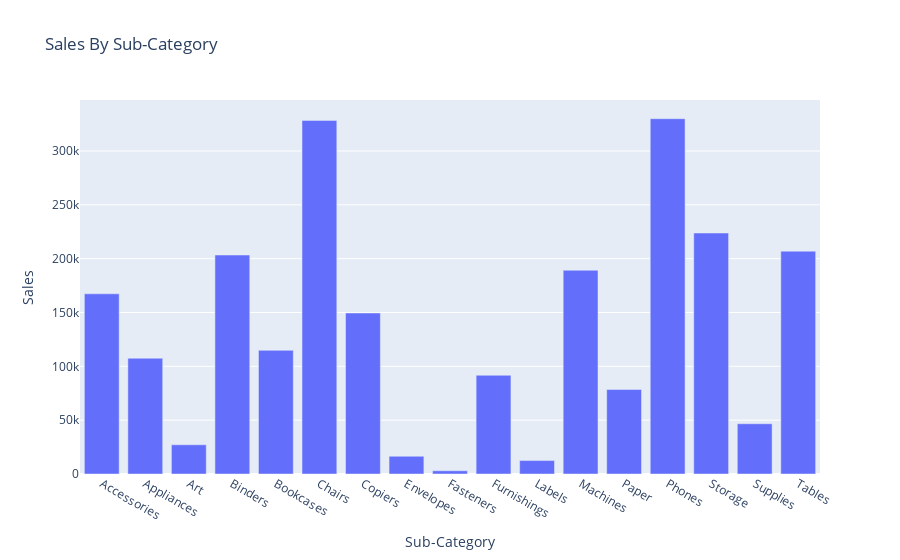

The notebook cell saved with this chart:
### Code cell
fig=px.bar(sales_by_subcategory,
           x='Sub-Category',
           y='Sales',
           title='Sales By Sub-Category')
fig.show()

### Figure 1 — Plotly figure (JSON) as saved in the notebook; plotly's stock layout.template omitted (floating-point values rounded to 4 significant figures)
{"data": [{"alignmentgroup": "True", "hovertemplate": "Sub-Category=%{x}<br>Sales=%{y}<extra></extra>", "legendgroup": "", "marker": {"color": "#636efa", "pattern": {"shape": ""}}, "name": "", "offsetgroup": "", "orientation": "v", "showlegend": false, "textposition": "auto", "type": "bar", "x": ["Accessories", "Appliances", "Art", "Binders", "Bookcases", "Chairs", "Copiers", "Envelopes", "Fasteners", "Furnishings", "Labels", "Machines", "Paper", "Phones", "Storage", "Supplies", "Tables"], "xaxis": "x", "y": [167400.0, 107500.0, 27120.0, 203400.0, 114900.0, 328400.0, 149500.0, 16480.0, 3024.0, 91710.0, 12490.0, 189200.0, 78480.0, 330000.0, 223800.0, 46670.0, 207000.0], "yaxis": "y"}], "layout": {"autosize": true, "barmode": "relative", "legend": {"tracegroupgap": 0}, "title": {"text": "Sales By Sub-Category"}, "xaxis": {"anchor": "y", "autorange": true, "domain": [0, 1], "range": [-0.5, 16.5], "title": {"text": "Sub-Category"}, "type": "category"}, "yaxis": {"anchor": "x", "autorange": true, "domain": [0, 1], "range": [0, 347400.0], "title": {"text": "Sales"}, "type": "linear"}}}
